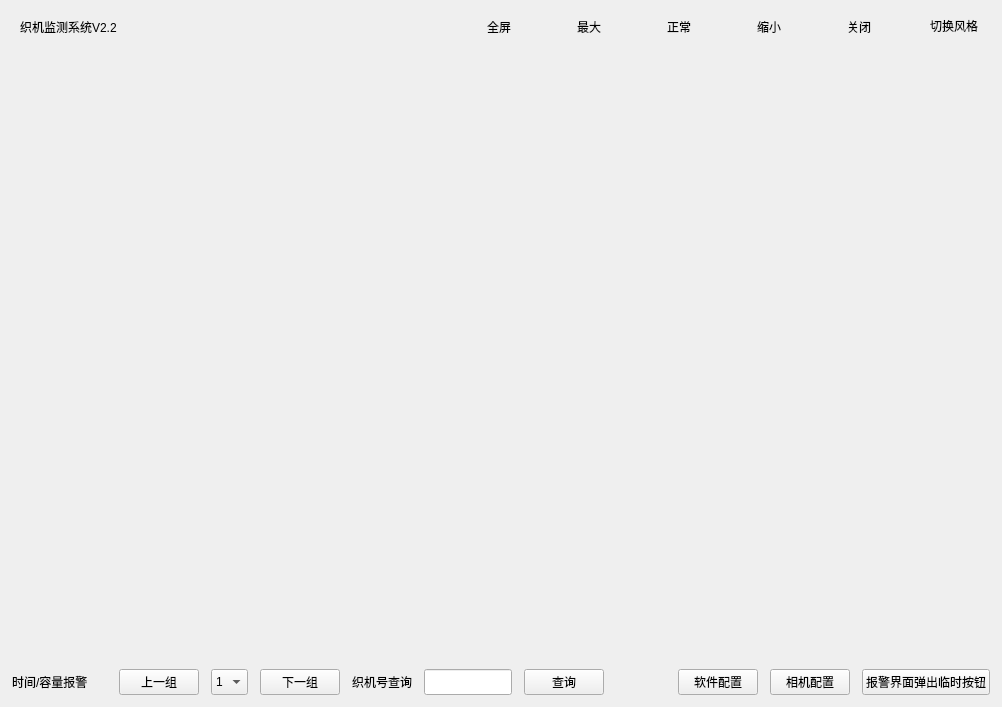
<?xml version="1.0" encoding="UTF-8"?>
<ui version="4.0">
 <class>frmVideoControl</class>
 <widget class="QWidget" name="frmVideoControl">
  <property name="geometry">
   <rect>
    <x>0</x>
    <y>0</y>
    <width>1002</width>
    <height>707</height>
   </rect>
  </property>
  <property name="windowTitle">
   <string>Form</string>
  </property>
  <layout class="QGridLayout" name="gridLayout" rowstretch="0">
   <property name="leftMargin">
    <number>0</number>
   </property>
   <property name="topMargin">
    <number>0</number>
   </property>
   <property name="rightMargin">
    <number>0</number>
   </property>
   <property name="bottomMargin">
    <number>0</number>
   </property>
   <property name="spacing">
    <number>2</number>
   </property>
   <item row="0" column="0">
    <widget class="QStackedWidget" name="stackedWidget">
     <property name="currentIndex">
      <number>0</number>
     </property>
     <widget class="QWidget" name="mainpage">
      <layout class="QGridLayout" name="gridLayout_2" rowstretch="1">
       <property name="leftMargin">
        <number>2</number>
       </property>
       <property name="topMargin">
        <number>2</number>
       </property>
       <property name="rightMargin">
        <number>2</number>
       </property>
       <property name="bottomMargin">
        <number>2</number>
       </property>
       <property name="spacing">
        <number>2</number>
       </property>
       <item row="0" column="0">
        <widget class="QWidget" name="menuwidget" native="true">
         <layout class="QGridLayout" name="gridLayout_4">
          <property name="leftMargin">
           <number>1</number>
          </property>
          <property name="topMargin">
           <number>1</number>
          </property>
          <property name="rightMargin">
           <number>1</number>
          </property>
          <property name="bottomMargin">
           <number>1</number>
          </property>
          <property name="spacing">
           <number>1</number>
          </property>
          <item row="0" column="0">
           <layout class="QVBoxLayout" name="verticalLayout" stretch="167,2160,134">
            <item>
             <widget class="QWidget" name="headWidget" native="true">
              <property name="minimumSize">
               <size>
                <width>0</width>
                <height>0</height>
               </size>
              </property>
              <layout class="QHBoxLayout" name="horizontalLayout">
               <property name="spacing">
                <number>10</number>
               </property>
               <property name="leftMargin">
                <number>0</number>
               </property>
               <property name="topMargin">
                <number>0</number>
               </property>
               <property name="rightMargin">
                <number>0</number>
               </property>
               <property name="bottomMargin">
                <number>0</number>
               </property>
               <item>
                <widget class="QLabel" name="logoLabel">
                 <property name="text">
                  <string/>
                 </property>
                </widget>
               </item>
               <item>
                <widget class="QLabel" name="textLabel">
                 <property name="text">
                  <string>织机监测系统V2.2</string>
                 </property>
                </widget>
               </item>
               <item>
                <spacer name="horizontalSpacer">
                 <property name="orientation">
                  <enum>Qt::Horizontal</enum>
                 </property>
                 <property name="sizeHint" stdset="0">
                  <size>
                   <width>513</width>
                   <height>20</height>
                  </size>
                 </property>
                </spacer>
               </item>
               <item>
                <widget class="QPushButton" name="fullBtn">
                 <property name="sizePolicy">
                  <sizepolicy hsizetype="Preferred" vsizetype="Preferred">
                   <horstretch>0</horstretch>
                   <verstretch>0</verstretch>
                  </sizepolicy>
                 </property>
                 <property name="minimumSize">
                  <size>
                   <width>0</width>
                   <height>0</height>
                  </size>
                 </property>
                 <property name="text">
                  <string>全屏</string>
                 </property>
                 <property name="checkable">
                  <bool>false</bool>
                 </property>
                 <property name="autoExclusive">
                  <bool>false</bool>
                 </property>
                 <property name="flat">
                  <bool>true</bool>
                 </property>
                </widget>
               </item>
               <item>
                <widget class="QPushButton" name="maxBtn">
                 <property name="sizePolicy">
                  <sizepolicy hsizetype="Preferred" vsizetype="Preferred">
                   <horstretch>0</horstretch>
                   <verstretch>0</verstretch>
                  </sizepolicy>
                 </property>
                 <property name="text">
                  <string>最大</string>
                 </property>
                 <property name="checkable">
                  <bool>false</bool>
                 </property>
                 <property name="autoExclusive">
                  <bool>false</bool>
                 </property>
                 <property name="flat">
                  <bool>true</bool>
                 </property>
                </widget>
               </item>
               <item>
                <widget class="QPushButton" name="normalBtn">
                 <property name="sizePolicy">
                  <sizepolicy hsizetype="Preferred" vsizetype="Preferred">
                   <horstretch>0</horstretch>
                   <verstretch>0</verstretch>
                  </sizepolicy>
                 </property>
                 <property name="text">
                  <string>正常</string>
                 </property>
                 <property name="checkable">
                  <bool>false</bool>
                 </property>
                 <property name="autoExclusive">
                  <bool>false</bool>
                 </property>
                 <property name="flat">
                  <bool>true</bool>
                 </property>
                </widget>
               </item>
               <item>
                <widget class="QPushButton" name="minBtn">
                 <property name="sizePolicy">
                  <sizepolicy hsizetype="Preferred" vsizetype="Preferred">
                   <horstretch>0</horstretch>
                   <verstretch>0</verstretch>
                  </sizepolicy>
                 </property>
                 <property name="text">
                  <string>缩小</string>
                 </property>
                 <property name="flat">
                  <bool>true</bool>
                 </property>
                </widget>
               </item>
               <item>
                <widget class="QPushButton" name="closeBtn">
                 <property name="sizePolicy">
                  <sizepolicy hsizetype="Preferred" vsizetype="Preferred">
                   <horstretch>0</horstretch>
                   <verstretch>0</verstretch>
                  </sizepolicy>
                 </property>
                 <property name="text">
                  <string>关闭</string>
                 </property>
                 <property name="flat">
                  <bool>true</bool>
                 </property>
                </widget>
               </item>
               <item>
                <widget class="QPushButton" name="styleBtn">
                 <property name="sizePolicy">
                  <sizepolicy hsizetype="Preferred" vsizetype="Preferred">
                   <horstretch>0</horstretch>
                   <verstretch>0</verstretch>
                  </sizepolicy>
                 </property>
                 <property name="minimumSize">
                  <size>
                   <width>90</width>
                   <height>30</height>
                  </size>
                 </property>
                 <property name="maximumSize">
                  <size>
                   <width>90</width>
                   <height>30</height>
                  </size>
                 </property>
                 <property name="text">
                  <string>切换风格</string>
                 </property>
                 <property name="flat">
                  <bool>true</bool>
                 </property>
                </widget>
               </item>
              </layout>
             </widget>
            </item>
            <item>
             <widget class="VideoControl" name="videoWidget" native="true"/>
            </item>
            <item>
             <widget class="QWidget" name="statusWidget" native="true">
              <layout class="QHBoxLayout" name="horizontalLayout_2">
               <property name="spacing">
                <number>12</number>
               </property>
               <item>
                <widget class="QLabel" name="timeLabel">
                 <property name="text">
                  <string>时间/容量报警</string>
                 </property>
                </widget>
               </item>
               <item>
                <widget class="QLabel" name="devicesizeLabel">
                 <property name="styleSheet">
                  <string notr="true">color:red;</string>
                 </property>
                 <property name="text">
                  <string/>
                 </property>
                </widget>
               </item>
               <item>
                <widget class="QPushButton" name="preBtn">
                 <property name="sizePolicy">
                  <sizepolicy hsizetype="Minimum" vsizetype="Minimum">
                   <horstretch>0</horstretch>
                   <verstretch>0</verstretch>
                  </sizepolicy>
                 </property>
                 <property name="text">
                  <string>上一组</string>
                 </property>
                </widget>
               </item>
               <item>
                <widget class="QComboBox" name="indexCmb">
                 <property name="sizePolicy">
                  <sizepolicy hsizetype="Preferred" vsizetype="Preferred">
                   <horstretch>0</horstretch>
                   <verstretch>0</verstretch>
                  </sizepolicy>
                 </property>
                 <item>
                  <property name="text">
                   <string>1</string>
                  </property>
                 </item>
                 <item>
                  <property name="text">
                   <string>2</string>
                  </property>
                 </item>
                 <item>
                  <property name="text">
                   <string>3</string>
                  </property>
                 </item>
                 <item>
                  <property name="text">
                   <string>4</string>
                  </property>
                 </item>
                 <item>
                  <property name="text">
                   <string>5</string>
                  </property>
                 </item>
                 <item>
                  <property name="text">
                   <string>6</string>
                  </property>
                 </item>
                 <item>
                  <property name="text">
                   <string>7</string>
                  </property>
                 </item>
                </widget>
               </item>
               <item>
                <widget class="QPushButton" name="nextBtn">
                 <property name="sizePolicy">
                  <sizepolicy hsizetype="Preferred" vsizetype="Preferred">
                   <horstretch>0</horstretch>
                   <verstretch>0</verstretch>
                  </sizepolicy>
                 </property>
                 <property name="minimumSize">
                  <size>
                   <width>0</width>
                   <height>0</height>
                  </size>
                 </property>
                 <property name="text">
                  <string>下一组</string>
                 </property>
                </widget>
               </item>
               <item alignment="Qt::AlignRight">
                <widget class="QLabel" name="snLabel">
                 <property name="text">
                  <string>织机号查询</string>
                 </property>
                </widget>
               </item>
               <item>
                <widget class="QLineEdit" name="serachEdit">
                 <property name="sizePolicy">
                  <sizepolicy hsizetype="Preferred" vsizetype="Preferred">
                   <horstretch>0</horstretch>
                   <verstretch>0</verstretch>
                  </sizepolicy>
                 </property>
                 <property name="maximumSize">
                  <size>
                   <width>16777215</width>
                   <height>16777215</height>
                  </size>
                 </property>
                </widget>
               </item>
               <item>
                <widget class="QPushButton" name="searchBtn">
                 <property name="sizePolicy">
                  <sizepolicy hsizetype="Preferred" vsizetype="Preferred">
                   <horstretch>0</horstretch>
                   <verstretch>0</verstretch>
                  </sizepolicy>
                 </property>
                 <property name="text">
                  <string>查询</string>
                 </property>
                </widget>
               </item>
               <item>
                <widget class="QLabel" name="label">
                 <property name="minimumSize">
                  <size>
                   <width>50</width>
                   <height>0</height>
                  </size>
                 </property>
                 <property name="text">
                  <string/>
                 </property>
                </widget>
               </item>
               <item>
                <widget class="QPushButton" name="SettingBtn">
                 <property name="sizePolicy">
                  <sizepolicy hsizetype="Preferred" vsizetype="Preferred">
                   <horstretch>0</horstretch>
                   <verstretch>0</verstretch>
                  </sizepolicy>
                 </property>
                 <property name="text">
                  <string>软件配置</string>
                 </property>
                </widget>
               </item>
               <item>
                <widget class="QPushButton" name="videoConfigBtn">
                 <property name="sizePolicy">
                  <sizepolicy hsizetype="Preferred" vsizetype="Preferred">
                   <horstretch>0</horstretch>
                   <verstretch>0</verstretch>
                  </sizepolicy>
                 </property>
                 <property name="text">
                  <string>相机配置</string>
                 </property>
                </widget>
               </item>
               <item>
                <widget class="QPushButton" name="pushButton">
                 <property name="text">
                  <string>报警界面弹出临时按钮</string>
                 </property>
                </widget>
               </item>
              </layout>
             </widget>
            </item>
           </layout>
          </item>
         </layout>
        </widget>
       </item>
      </layout>
     </widget>
     <widget class="QWidget" name="toolspage">
      <layout class="QGridLayout" name="gridLayout_3">
       <item row="0" column="0">
        <layout class="QGridLayout" name="toolsLayout"/>
       </item>
      </layout>
     </widget>
    </widget>
   </item>
  </layout>
 </widget>
 <customwidgets>
  <customwidget>
   <class>VideoControl</class>
   <extends>QWidget</extends>
   <header>videocontrol.h</header>
   <container>1</container>
  </customwidget>
 </customwidgets>
 <resources/>
 <connections/>
</ui>
